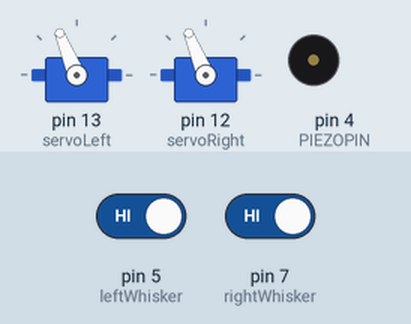
Recording of a sketch running on a simulated Arduino Uno, built with avr-gcc and run on an emulated ATmega328P. Shown: 2 × servo, buzzer (waves = sounding). Inputs (shaded band) come from the test bench; at power-on: pin 5 (leftWhisker) HIGH, pin 7 (rightWhisker) HIGH.

Above: at 1.2 s.
1.3 s: pin 5 (leftWhisker) driven LOW and pin 7 (rightWhisker) driven LOW
At 1.9 s:
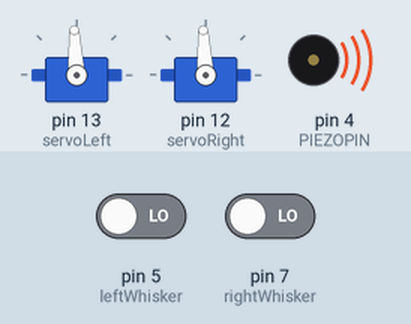
Timing chart, 0 to 8.8 s (numbered marks = the images above; inputs shaded):
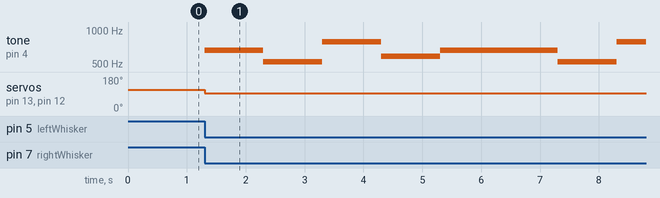

The sketch:

Maya-Here_Kitty_Kitty.ino
```cpp
#include <Servo.h>                           // Include servo library

Servo servoRight;
Servo servoLeft;

int leftWhisker = 5;
int rightWhisker = 7;
int PIEZOPIN = 4;
int aValue = digitalRead(leftWhisker);
int bValue = digitalRead(rightWhisker);

int note_A4 = 440;
int note_As4 = 466; int note_Bb4 = note_As4;
int note_B4 = 494;
int note_C5 = 523;
int note_Cs5 = 554; int note_Db5 = note_Cs5;
int note_D5 = 587;
int note_Ds5 = 622; int note_Eb5 = note_Ds5;
int note_E5 = 659;
int note_F5 = 698;
int note_Fs5 = 740; int note_Gb5 = note_Fs5;
int note_G5 = 784;
int note_Gs5 = 830; int note_Ab5 = note_Gs5;

void moveKitty() {
  // Your Code Here
servoLeft.writeMicroseconds(1700);
servoRight.writeMicroseconds(1700);

}

void toneThree(){
  tone(4, 659, 1000);
delay(1000);
tone(4, 523, 1000);
delay(1000);
 tone(4, 784, 1000);
delay(1000);
tone(4, 587, 1000);
delay(1000);
tone(4, 659, 1000);
delay(1000);
}

void stopKitty() {
  // Your Code Here
    servoLeft.writeMicroseconds(1500);
    servoRight.writeMicroseconds(1500);


}

void setup() {
// put your setup code here, to run once:
Serial.begin(9600);
pinMode(leftWhisker, INPUT);
pinMode(rightWhisker, INPUT);
pinMode(PIEZOPIN, OUTPUT);                 // Attach piezo to pin 5.
servoLeft.attach(13);                      // Attach left signal to pin 13
servoRight.attach(12);                     // Attach right signal to pin 12
servoLeft.writeMicroseconds(1500);        // Calibrate left servo
servoRight.writeMicroseconds(1500);       // Calibrate right servo
  //Your Code Here
}

void loop() {
 // put your main code here, to run repeatedly:
  int aValue = digitalRead(leftWhisker);
  int bValue = digitalRead(rightWhisker);
  moveKitty();
  if (aValue == 0 && bValue == 0){
    stopKitty();
    toneThree();
  }
  moveKitty();
  //Your Code Here
}
```

Measured:
- after the input at 1.3 s, tone on pin 4 (PIEZOPIN): plays 659 Hz for 1.0 s, 523 Hz for 1.0 s, 784 Hz for 1.0 s, 587 Hz for 1.0 s, 659 Hz for 2.0 s, 523 Hz for 1.0 s … (7 notes in this stretch), starting at once; servo on pin 13 (servoLeft), servo on pin 12 (servoRight): 112° → 93° at once
